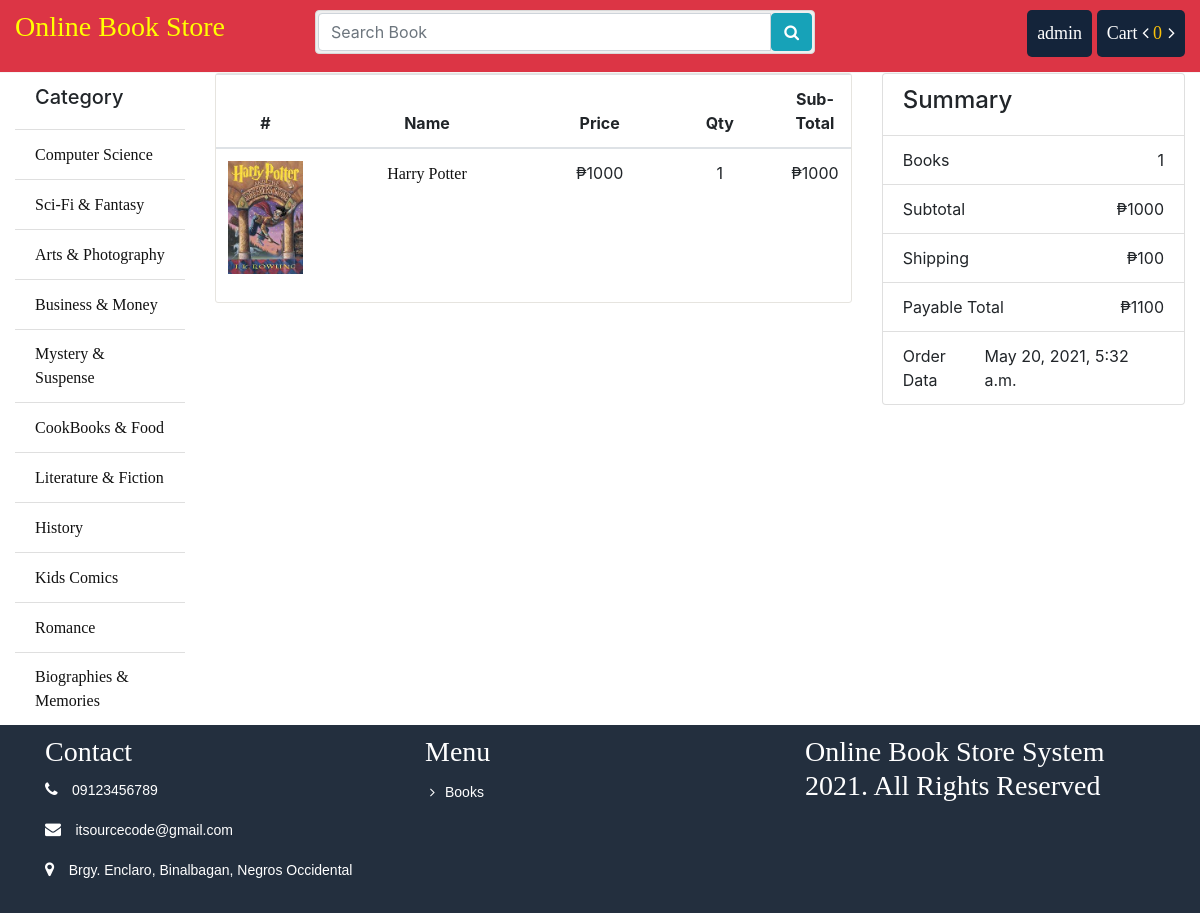
The page /order/8 (signed in) on the database its author committed.
### store/models.py (models this page shows, shortened)
class Category(models.Model):
	name = models.CharField(max_length = 100)
	slug = models.SlugField(max_length = 150, unique=True ,db_index=True)
	icon = models.FileField(upload_to = "category/")
	create_at = models.DateTimeField(auto_now_add = True)
	updated_at = models.DateTimeField(auto_now_add = True)

class Book(models.Model):
	writer = models.ForeignKey(Writer, on_delete = models.CASCADE)
	category = models.ForeignKey(Category, on_delete = models.CASCADE)
	name = models.CharField(max_length = 100)
	slug = models.SlugField(max_length=100, db_index=True)
	price = models.IntegerField()
	stock = models.IntegerField()
	coverpage = models.FileField(upload_to = "coverpage/")
	bookpage = models.FileField(upload_to = "bookpage/")
	created = models.DateTimeField(auto_now_add=True)
	updated = models.DateTimeField(auto_now=True)
	totalreview = models.IntegerField(default=1)
	totalrating = models.IntegerField(default=5)
	status = models.IntegerField(default=0)
	description = models.TextField()

### order/models.py (models this page shows, shortened)
class OrderItem(models.Model):
    order = models.ForeignKey(Order, on_delete=models.CASCADE)
    book = models.ForeignKey(Book, on_delete=models.CASCADE)
    price = models.DecimalField(max_digits=10, decimal_places=2)
    quantity = models.PositiveIntegerField(default=1)

class Order(models.Model):
	customer = models.ForeignKey(User, on_delete = models.CASCADE)
	name = models.CharField(max_length=30)
	email = models.EmailField()
	phone = models.CharField(max_length=16)
	address = models.CharField(max_length=150)
	division = models.CharField(max_length=20)
	district = models.CharField(max_length=30)
	zip_code = models.CharField(max_length=30)
	payment_method = models.CharField(max_length = 20)
	account_no = models.CharField(max_length = 20)
	transaction_id = models.IntegerField()
	payable = models.IntegerField()
	totalbook = models.IntegerField()
	created = models.DateTimeField(auto_now_add=True)
	updated = models.DateTimeField(auto_now=True)
	paid = models.BooleanField(default=False)
	class Meta:
		ordering = ('-created', )

### order/views.py (the view)
# urls.py: path('<int:id>', views.order_details, name="order_details"),
def order_details(request, id):
	order_summary = get_object_or_404(Order, id=id)
	if order_summary.customer_id != request.user.id:
		return redirect('store:index')
	orderedItem = OrderItem.objects.filter(order_id=id)
	context = {
		"o_summary": order_summary,
		"o_item": orderedItem
	}
	return render(request, 'order/details.html', context)

### cart/cart.py (called while the page is built)
    def __len__(self):
        return sum(item['quantity'] for item in self.cart.values())

### store/context_processors.py (called while the page is built)
def sidebar(request):
	categories = Category.objects.all()
	context = {
		"cat":categories
	}
	return context

def cart(request):
	cart = Cart(request)
	context = {
		"cart": cart
	}
	return context

### store/templatetags/customfunction.py (called while the page is built)
@register.filter(name='subtotal')
def subtotal(value, args):
	return value*args

### order/templates/order/details.html
{% extends 'store/base.html' %}
{% load static %}
{% load customfunction %}
{% block container %}
			<div class="row">
				<div class="col-sm-8">
					<div class="cart_info">
					    <table class="table table-hover">
					        <thead class="text-center">
					            <tr>
					                <th scope="col">#</th>
					                <th scope="col" style="width: 250px">Name</th>
					                <th scope="col">Price</th>
					                <th scope="col" >Qty</th>
					                <th scope="col"> Sub-Total</th>
					            </tr>
					        </thead>
					        <tbody class="text-center">
					        	{% for item in o_item %}
					            <tr>
					                <td class="cart_coverpage"><a href=""><img src="{{ item.book.coverpage.url}}"></a></td>
					                <td><a href="{% url 'store:book' id=item.book.id %}">{{ item.book.name }}</a></td>
					                <td class="cart_quantity">₱{{ item.book.price }}</td>
					                <td class="cart_quantity">{{ item.quantity }}</td>
					                <td>₱{{ item.book.price|subtotal:item.quantity }}</td>
					            </tr>
					            {% endfor %}
					        </tbody>
					    </table>
					</div>
				</div>
				<div class="col-sm-4">
					<ul class="list-group">
						<li class="list-group-item d-flex justify-content-between align-items-center"><h4>Summary</h4></li>
						<li class="list-group-item d-flex justify-content-between align-items-center">Books<span>{{ o_summary.totalbook }}</span></li>
						<li class="list-group-item d-flex justify-content-between align-items-center">Subtotal<span>₱{{ o_summary.payable }}</span></li>
						<li class="list-group-item d-flex justify-content-between align-items-center">Shipping<span>₱{{ 100 }}</span></li>
						<li class="list-group-item d-flex justify-content-between align-items-center">Payable Total<span>₱{{ o_summary.payable|add:100 }}</span></li>
						<li class="list-group-item d-flex justify-content-between align-items-center">Order Data<span>{{ o_summary.created }}</span></li>
					</ul>
				</div>
			</div>
		{% endblock %}

### store/templates/store/bin/header.html (shortened to what this page needs)
{% load staticfiles %}
<div class="header-top bg-danger">
	<div class="container-fluid">
		<div class="row">
			<div class="col-sm-3">
				<div class="pull-left">
					<a href="{% url 'store:index' %}"><h3 style="font-family:Lucida Handwriting; color: yellow ">Online Book Store</h3></a>
				</div>
			</div>
			<div class="col-sm-5">
				<form action="{% url 'search:search' %}" method="GET">
					<div class="input-group search_box">
						<input type="text" class="form-control" placeholder="Search Book" name="q" value="{{search}}">
						<button class="btn btn-info" type="submit"><i class="fa fa-search"></i></button>
					</div>
				</form>
			</div>
			<div class="col-sm-4">
				<div class="pull-right">
					<ul class="navbar-nav">
						{% if request.user.is_authenticated %}
					    <li class="dropdown profile"><a href="#">{{ request.user.username }}</a>
					    </li>
					    <li class="cart">
					    	<a href="{% url 'cart:cart_details' %}">Cart <i class="fa fa-angle-left"></i>
					    		<span class="totalcart" id="gettotalcart"> {{ cart|length }} </span>
					    		<i class="fa fa-angle-right"></i>
					    	</a>
					    </li>
					    {% endif %}
					</ul>
				</div>
			</div>
		</div>
	</div>
</div>

### store/templates/store/bin/sidebar.html
			<ul class="list-group list-group-flush">
				<li class="list-group-item"><h5>Category</h5></li>
				{% for p in cat %}
				<li class="list-group-item"><a href="{% url 'store:category' id=p.id %}">{{p.name}}</a></li>
				{% endfor %}
			</ul>

### store/static/css/style.css (style rules this page uses)
.header-top { border-bottom: 1px solid #f5f5f5; padding-top: 10px; padding-bottom: 15px; background: none repeat scroll 0 0 #232f3e; }
.search_box { padding: 2px; background-color: #efefef; border: 1px solid #d9d9d9; border-radius: 4px; position:absolute; width:100%; }
.navbar-nav { display: block; }
.navbar-nav li { display: inline-block; }
.navbar-nav li a { color: #fff; font-size: 18px; text-decoration: none; }
.cart, .profile { background: #14243a; padding: 10px; border-radius: 5px; }
.totalcart { color: #fac10a; margin-right:2px; }
.titleheader > h3, a { font-family: "Times New Roman", Times, serif; display: inline-block; }
ul li { list-style: none; }
.list-group li a { color: #111; }
td a { color: #111!important; }
.cart_info { border: 1px solid #E6E4DF; border-radius: 3px; margin-bottom: 20px; }
.cart_coverpage a img { max-width:75px; }
.cart_quantity { width: 130px; }

### rows shown on the page
Category: name "Computer Science"
Category: name "Sci-Fi & Fantasy"
Category: name "Arts & Photography"
Category: name "Business & Money"
Category: name "Mystery & Suspense"
Category: name "CookBooks & Food"
Category: name "Literature & Fiction"
Category: name "History"
Category: name "Kids Comics"
Category: name "Romance"
Category: name "Biographies & Memories"
OrderItem: book.coverpage (picture), book.name "Harry Potter", book.price "1000", quantity "1", book.price|subtotal "1000"
Order: totalbook "1", payable "1000", payable|add "1100", created "May 20, 2021, 5:32 a.m."

### other values the page prints
{{ request.user.username }} "admin"
{{ cart|length }} "0"
{{ 100 }} "100"
